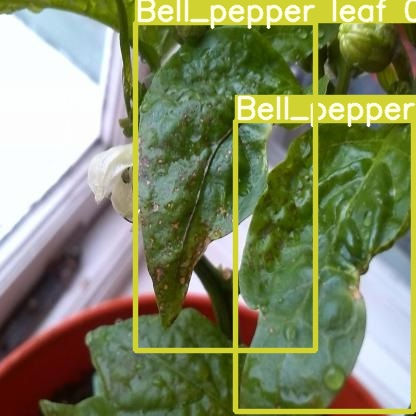
#> input picture media/image/exp/WhatsApp_Image_2021-06-07_at_13.46.00.jpeg, 416 x 416 px, given in place of 133c27cd-57f6-4790-b446-972327e13194___FREC_Scab 3362.JPG, which was not available
$ jupyter execute --allow-errors bbm416_project_notebook2.ipynb   (shell and % lines are left out)   (text cells are left out)
#> lines starting #> are read from the running program, lines starting #| are printed output that depends on the picture; after the words box and inside, x2 and y2 are one past the last pixel; in counts of white or black regions, pixels touching at a corner belong together; pictures that were not available may be replaced by others from this repository, and a replacement may not be noted
[cell 1]
# https://www.kaggle.com/general/74235
from google.colab import files

files.upload()
#> the answer given: WhatsApp_Image_2021-06-07_at_13.46.00.jpeg

[cell 2]
from google.colab import drive
drive.mount('/content/drive')

[cell 3]
# https://drive.google.com/file/d/1hW4otiVDOKjfl2K3UY2fFbMH2j7FyqVw/view?usp=sharing
# drive'a kısayol ekle deyip colab'tan çekebilirsiniz
#denemeop

[cell 4]
import os
import cv2
import glob
import torch
import numpy as np
import pandas as pd
import seaborn as sns
import torch.nn as nn
import torch.nn.functional as F
from PIL import Image
from matplotlib import cm
from matplotlib import pyplot as plt
from torchsummary import summary
from sklearn.metrics import confusion_matrix
from sklearn.model_selection import train_test_split
from torchvision import datasets, transforms, models
import imageio
torch.cuda.empty_cache()
#> (this line was passed over: torch is not available in this run)

[cell 5]
# [6 lines left out: function showSample, not called in this run]

#deneme

[cell 6]
# [7 lines left out: function showImages, not called in this run]

[cell 7]
# [8 lines left out: function printProperties, not called in this run]

[cell 8]
from skimage.io import imread
from skimage.color import rgb2gray
from scipy import ndimage
from sklearn.cluster import KMeans

def clusterImage(path,num_of_clusters):
#> called with num_of_clusters = 2
    img = imread(path) / 255
    image_2D = img.reshape(img.shape[0]*img.shape[1], img.shape[2])
    kmeans = KMeans(n_clusters=num_of_clusters, random_state=0).fit(image_2D)
    clustered = kmeans.cluster_centers_[kmeans.labels_]
    # Reshape back the image from 2D to 3D image
    clustered_3D = clustered.reshape(img.shape[0], img.shape[1], img.shape[2])
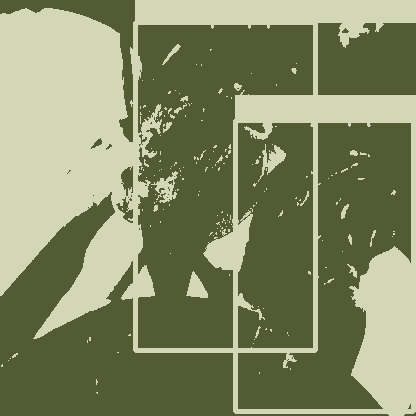
#> clustered_3D: shape (416, 416, 3) float64; mean R, G, B 0.515, 0.543, 0.396
    fig, axes = plt.subplots(figsize=(10, 4), ncols=2)

    ax = axes[0]
    ax.imshow(img)
    ax.title.set_text("Original Image")

    ax = axes[1]
    ax.imshow(clustered_3D)
    ax.title.set_text("Clustered Image")
    plt.show()
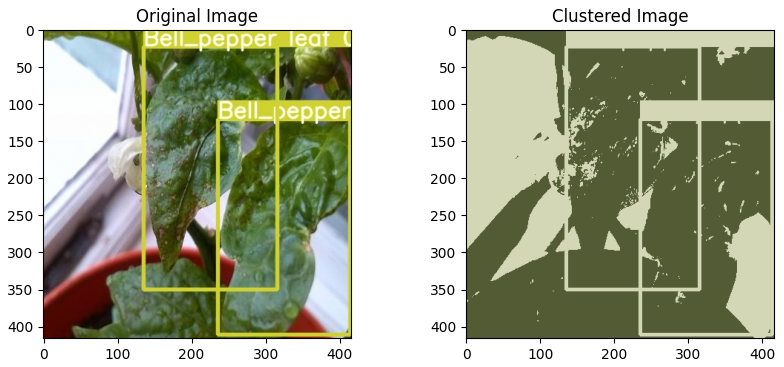
#> figure drawn by matplotlib, 2 panels

[cell 9]
#https://opencv-python-tutroals.readthedocs.io/en/latest/py_tutorials/py_imgproc/py_thresholding/py_thresholding.html#thresholding
def threshold(path):
    img_color = cv2.imread(path,3)
    img = cv2.imread(path,0)
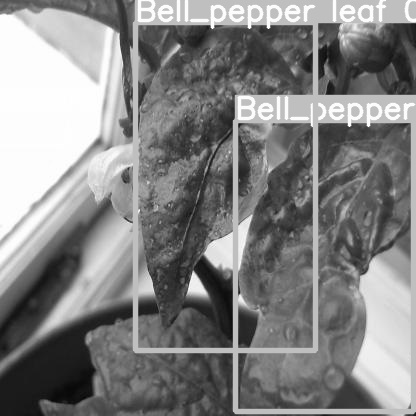
#> img: shape (416, 416); min 3, max 255, mean 132.1
    ret,thresh1 = cv2.threshold(img,127,255,cv2.THRESH_BINARY)
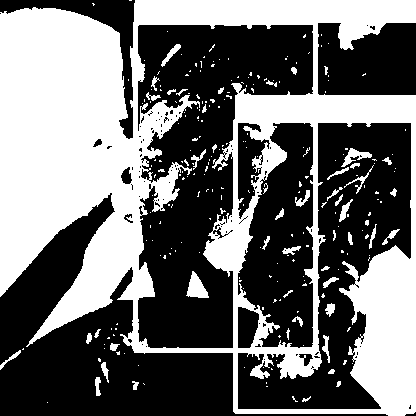
#> thresh1: shape (416, 416); 43.1% white; 249 white regions (199 under 20 px), largest, box (x1, y1, x2, y2) and area: (0, 0, 416, 416) 70899, (186, 271, 209, 298) 349, (341, 148, 372, 167) 222
    ret,thresh2 = cv2.threshold(img,127,255,cv2.THRESH_BINARY_INV)
    ret,thresh3 = cv2.threshold(img,127,255,cv2.THRESH_TRUNC)
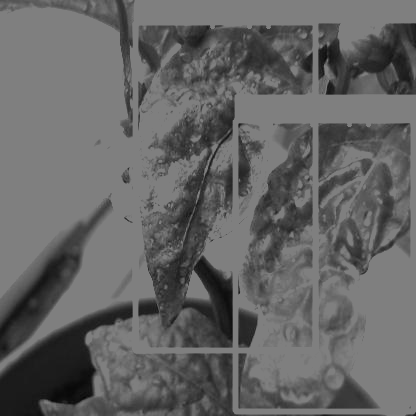
#> thresh3: shape (416, 416); min 3, max 127, mean 100.1
    ret,thresh4 = cv2.threshold(img,127,255,cv2.THRESH_TOZERO)
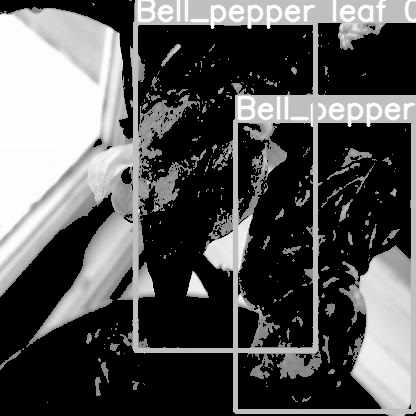
#> thresh4: shape (416, 416); min 0, max 255, mean 86.8

    titles = ['Original Image','Gray Scale Image','BINARY','BINARY_INV','TRUNC','TOZERO']
    images = [img_color, img, thresh1, thresh2, thresh3, thresh4]

    for i in range(6):
        plt.subplot(2,3,i+1),plt.imshow(images[i],'gray')
        plt.title(titles[i])
        plt.xticks([]),plt.yticks([])

    plt.show()
#> figure, not shown here; B, G, R data is drawn as R, G, B

[cell 10]
def display(a, b, title1 = "Original", title2 = "Edited"):
    plt.subplot(121), plt.imshow(a), plt.title(title1)
    plt.xticks([]), plt.yticks([])
    plt.subplot(122), plt.imshow(b), plt.title(title2)
    plt.xticks([]), plt.yticks([])
    plt.show()

def segmentImage(path):
    original= cv2.imread(path,3)
    gray = cv2.cvtColor(original, cv2.COLOR_RGB2GRAY)
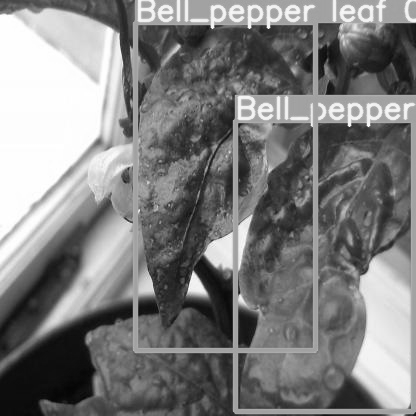
#> gray: shape (416, 416); min 3, max 255, mean 126.5
    ret, thresh = cv2.threshold(gray, 0, 255, cv2.THRESH_BINARY_INV + cv2.THRESH_OTSU)
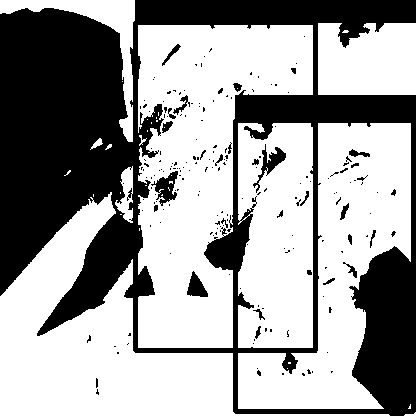
#> thresh: shape (416, 416); 62.1% white; 198 black regions (168 under 20 px), largest, box (x1, y1, x2, y2) and area: (0, 0, 416, 416) 62706, (151, 171, 178, 206) 440, (253, 144, 286, 193) 416
#> ret = 141
    display(original, thresh, 'Original Image', 'Segmented Image')

[cell 11]
files = glob.glob("plantvillage dataset/**/**/*.*")
#> (the rest of this cell did not finish here and is left out)

#> (a cell that did not finish here is left out)

#> (a cell that did not finish here is left out)

[cell 14]
clusterImage("/content/plantvillage dataset/color/Apple___Apple_scab/133c27cd-57f6-4790-b446-972327e13194___FREC_Scab 3362.JPG", 2)

[cell 15]
threshold("/content/plantvillage dataset/color/Apple___Apple_scab/133c27cd-57f6-4790-b446-972327e13194___FREC_Scab 3362.JPG")

[cell 16]
segmentImage("/content/plantvillage dataset/color/Apple___Apple_scab/133c27cd-57f6-4790-b446-972327e13194___FREC_Scab 3362.JPG")

[cell 17]
#SPLITTING DATASET INTO TRAIN/TEST/VALIDATION SUBSETS
#train, validation, test = 0.7, 0.15, 0.15
color = glob.glob("plantvillage dataset/color/**/*.*")
np.random.shuffle(color)

train_split,valid_split,test_split = int(len(color) * 0.7), int(len(color) * 0.15), int(len(color) * 0.15)
train_split

[cell 18]
train_path = color[:train_split]
val_path = color[train_split:train_split+valid_split]
test_path = color[train_split+valid_split:]

len(color), len(train_path), len(val_path), len(test_path)

[cell 19]
from sklearn.svm import LinearSVC
from sklearn.neighbors import KNeighborsClassifier
from sklearn.metrics import accuracy_score
from sklearn.metrics import f1_score
from sklearn.preprocessing import StandardScaler

def svm_classifier(x_train,y_train,x_test):
    classifier = LinearSVC(random_state=0, max_iter=5, dual=False)
    classifier.fit(x_train, y_train)
    predicts = classifier.predict(x_test)
    return predicts


def knn_classifier(x_train,y_train,x_test,n_neig):

    knn = KNeighborsClassifier(n_neighbors=n_neig)
    knn.fit(x_train, y_train)
    predicts = knn.predict(x_test)
    return predicts

[cell 20]
import seaborn as sn
# [19 lines left out: functions accuracy_f1score, drawCfMatrix, not called in this run]

[cell 21]
def getLabels(data_path):
    labels = []
    for d in data_path:
        p1 = d.split("___", 1)[1]
        if p1.split("/", 1)[0] == "healthy":
            labels.append(0)
        else:
            labels.append(1)
    return labels

[cell 22]
from PIL import Image,ImageOps
from numpy import asarray

def convertToNumpyArray(img_path_list):
    numpyImageList = []
    for path in img_path_list:
        img = ImageOps.grayscale(Image.open(path).resize((64, 64)))
        numpydata = asarray(img)
        numpydata = numpydata.flatten() #machine learning algoritmalarını çalıştırmamız için 2d arrayi flatten etmemiz gerekiyor. ValueError: Found array with dim 3. Estimator expected <= 2.
        numpyImageList.append(numpydata)
    return numpyImageList

[cell 23]
#x=input images data, y=label
x_train = convertToNumpyArray(train_path)
y_train = getLabels(train_path)

[cell 24]
x_validation =  convertToNumpyArray(val_path) #convert image to numpy array
y_validation = getLabels(val_path)

x_test = convertToNumpyArray(test_path)
y_test = getLabels(test_path)

#> (a cell that did not finish here is left out)

[cell 26]
#deneme 100 tane foto atıp deneme yap
""""""

path1 = color[:2000]
#x=input images data, y=label
x1 = convertToNumpyArray(path1)
y1 = getLabels(path1)

path2 = color[2000:2300]
x2 = convertToNumpyArray(path2)
y2 = getLabels(path2)

#> (the rest of this cell did not finish here and is left out)

[cell 27]
#SVM
""" COK UZUN SURUYOR/DAHA SONRA TEKRAR DENENECEK: 3 SAATTE SONUC VERMEDI
svm_predicts= svm_classifier(x_train,y_train,x_test)
accuracy_f1score("SVM",y_test,svm_predicts)
drawCfMatrix(y_test, svm_predicts, "SVM") """

#> (a cell that did not finish here is left out)

accuracy_f1score("KNN",y_test,knn_predicts)
drawCfMatrix(y_test, knn_predicts, "KNN")

[cell 29]
class PlantDataset(torch.utils.data.Dataset):
    # [15 lines left out: function __init__, not called in this run]

    def __len__(self):
        return len(self.data_path)

    # [10 lines left out: function __getitem__, not called in this run]

[cell 30]
def getDatasets(imgSize,train_path,val_path,test_path):
    """ Augmentation için, yorum kısmını kaldırıp, train dataset'in transformunu aug_transform olarak ayarla
    aug_transform = transforms.Compose([transforms.Resize((imgSize,imgSize)),
                                      transforms.RandomHorizontalFlip(),
                                      transforms.RandomRotation(10),
                                      transforms.RandomAffine(0, shear=10, scale=(0.8,1.2)),
                                      transforms.ColorJitter(brightness=0.2, contrast=0.2, saturation=0.2),
                                      transforms.ToTensor(),
                                      transforms.Normalize((0.5, 0.5, 0.5), (0.5, 0.5, 0.5))
                               ])
    """

    transform = transforms.Compose([
    transforms.ToTensor(),
    transforms.Normalize([0.485, 0.456, 0.406], [0.229, 0.224, 0.225])
])

    train_dataset = PlantDataset(train_path, transform=transform)
    val_dataset = PlantDataset(val_path, transform=transform)
    test_dataset = PlantDataset(test_path, transform=transform)

    return train_dataset,val_dataset,test_dataset

[cell 31]
class Net(nn.Module):
    # [27 lines left out: functions __init__, forward, not called in this run]

[cell 32]
class Net2(nn.Module):
    # [23 lines left out: functions __init__, forward, not called in this run]

[cell 33]
# [19 lines left out: function train, not called in this run]

[cell 34]
# [19 lines left out: function evaluate, not called in this run]

#> (a cell that did not finish here is left out)

[cell 36]
#get loaders
batch_size = 64
#> (the rest of this cell did not finish here and is left out)

#> (a cell that did not finish here is left out)

#> (a cell that did not finish here is left out)

[cell 39]
train_accuracy_values = []
train_loss_values = []
val_loss_values = []
val_accuracy_values = []

torch.cuda.empty_cache()
#> (this line was passed over: torch is not available in this run)

#evaluate(model, device, test_loader)
#> (the rest of this cell did not finish here and is left out)

[cell 40]
plt.plot(train_loss_values, label='Training loss')
plt.plot(val_loss_values, label='Validation loss')
plt.title('Train and Validation Loss')
plt.legend()
plt.show()
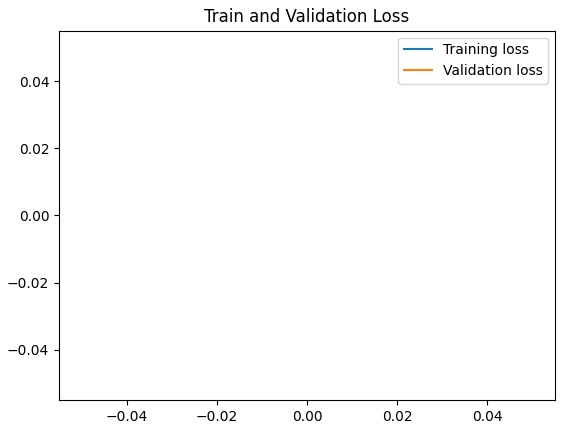
#> figure drawn by matplotlib, 1 panel

[cell 41]
plt.plot(train_accuracy_values, label='Training Accuracy')
plt.plot(val_accuracy_values, label='Validation Accuracy')
plt.title('Train and Validation Accuracy')
plt.legend()
plt.show()
